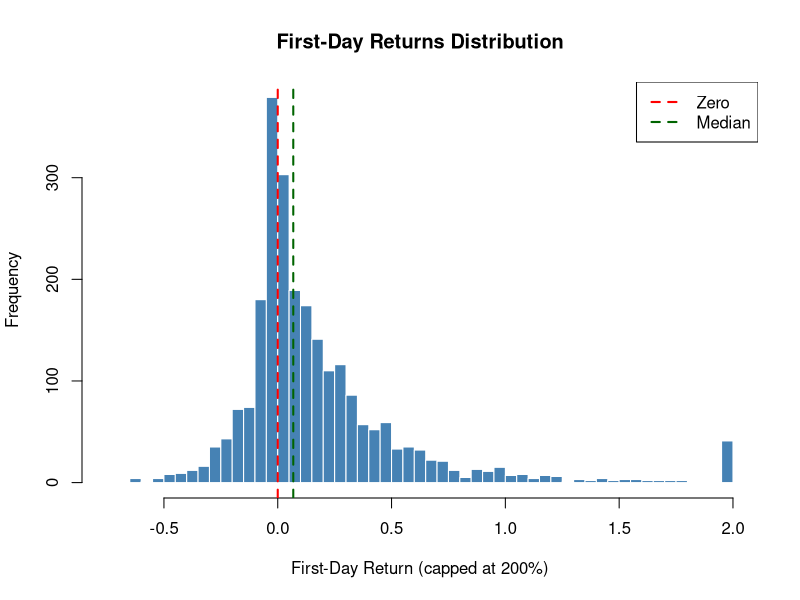
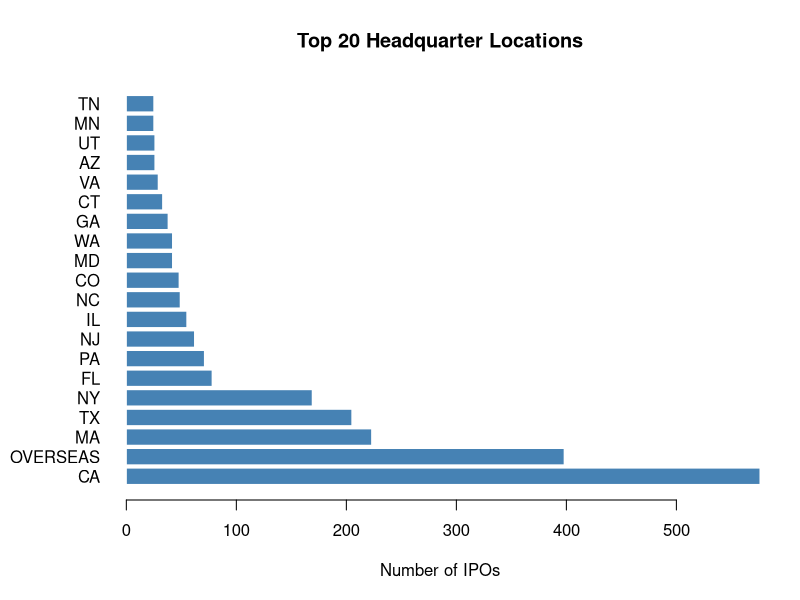
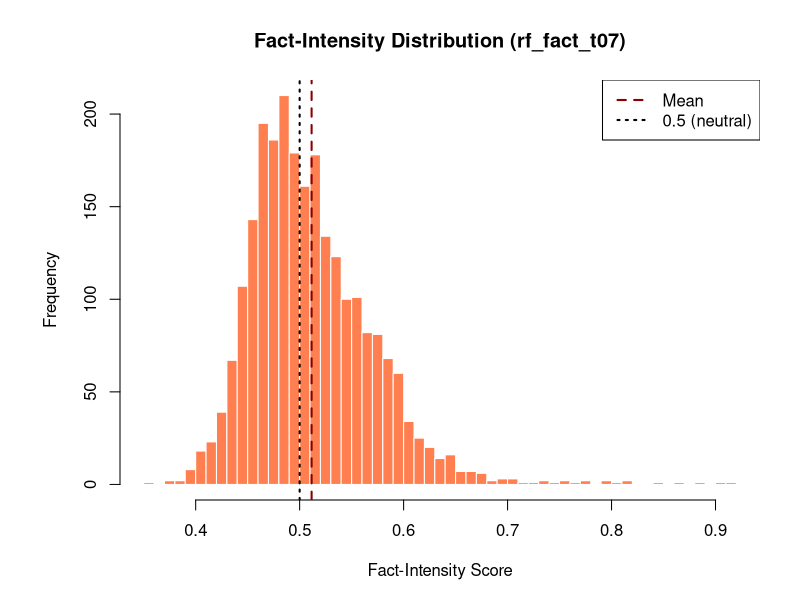

Generate these figures, in order, with R:
## ---- chunk 1
#| label: setup
#| message: false

df <- read.csv("../data/omnicare_rf.csv")
## ---- chunk 2
#| label: overview

cat("Observations:", nrow(df), "\n")
cat("Variables:", ncol(df), "\n")
cat("Date range:", min(df$offer_date), "to", max(df$offer_date), "\n")
## ---- chunk 3
#| label: summary-stats

numeric_cols <- c("offer_price", "assets_thous", "total_proceeds_thous",
                  "first_day_price", "first_day_return", "vwretd",
                  "roll_vwretd", "rf_fact_t07", "rf_fact_t08", "rf_fact_t09")
summary(df[, numeric_cols])
## ---- chunk 4
#| label: first-day-return-stats

cat("First Day Return Statistics:\n")
cat("  Min:    ", round(min(df$first_day_return), 4), "\n")
cat("  Max:    ", round(max(df$first_day_return), 4), "\n")
cat("  Mean:   ", round(mean(df$first_day_return), 4), "\n")
cat("  Median: ", round(median(df$first_day_return), 4), "\n")
cat("  Std Dev:", round(sd(df$first_day_return), 4), "\n")
## ---- chunk 5
#| label: first-day-return-histogram
#| fig-cap: "Distribution of First-Day Returns (winsorized at 200%)"

# Winsorize for visualization
df$first_day_return_wins <- pmin(df$first_day_return, 2)
hist(df$first_day_return_wins,
     breaks = 50,
     main = "First-Day Returns Distribution",
     xlab = "First-Day Return (capped at 200%)",
     col = "steelblue",
     border = "white")
abline(v = 0, col = "red", lty = 2, lwd = 2)
abline(v = median(df$first_day_return), col = "darkgreen", lty = 2, lwd = 2)
legend("topright",
       legend = c("Zero", "Median"),
       col = c("red", "darkgreen"),
       lty = 2, lwd = 2)
## ---- chunk 6
#| label: outliers

outliers <- df[df$first_day_return > 1.0 | df$first_day_return < -0.5,
               c("offer_date", "ipo_name", "offer_price", "first_day_price", "first_day_return")]
outliers <- outliers[order(-outliers$first_day_return), ]
knitr::kable(outliers, row.names = FALSE, digits = 3)
## ---- chunk 7
#| label: hq-distribution

hq_table <- sort(table(df$headquarter), decreasing = TRUE)
print(hq_table)
## ---- chunk 8
#| label: hq-barplot
#| fig-cap: "IPOs by Headquarter State"
#| fig-height: 6

par(mar = c(5, 6, 4, 2))
barplot(head(hq_table, 20),
        horiz = TRUE,
        las = 1,
        main = "Top 20 Headquarter Locations",
        xlab = "Number of IPOs",
        col = "steelblue",
        border = "white")
## ---- chunk 9
#| label: rf-fact-distribution
#| fig-cap: "Distribution of BERT-based Fact-Intensity Measure (rf_fact_t07)"

hist(df$rf_fact_t07,
     breaks = 50,
     main = "Fact-Intensity Distribution (rf_fact_t07)",
     xlab = "Fact-Intensity Score",
     col = "coral",
     border = "white")
abline(v = mean(df$rf_fact_t07), col = "darkred", lty = 2, lwd = 2)
abline(v = 0.5, col = "black", lty = 3, lwd = 2)
legend("topright",
       legend = c("Mean", "0.5 (neutral)"),
       col = c("darkred", "black"),
       lty = c(2, 3), lwd = 2)
## ---- chunk 10
#| label: pre-post-split

df$post_omnicare <- as.Date(df$offer_date) >= as.Date("2015-03-24")

cat("Pre-Omnicare (before March 24, 2015):", sum(!df$post_omnicare), "\n")
cat("Post-Omnicare (March 24, 2015 and after):", sum(df$post_omnicare), "\n")
## ---- chunk 11
#| label: pre-post-comparison

cat("\nMean First-Day Return:\n")
cat("  Pre-Omnicare: ", round(mean(df$first_day_return[!df$post_omnicare]), 4), "\n")
cat("  Post-Omnicare:", round(mean(df$first_day_return[df$post_omnicare]), 4), "\n")

cat("\nMean Fact-Intensity (rf_fact_t07):\n")
cat("  Pre-Omnicare: ", round(mean(df$rf_fact_t07[!df$post_omnicare]), 4), "\n")
cat("  Post-Omnicare:", round(mean(df$rf_fact_t07[df$post_omnicare]), 4), "\n")
